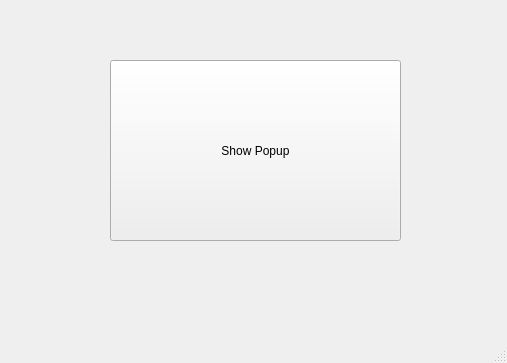
<?xml version="1.0" encoding="UTF-8"?>
<ui version="4.0">
 <class>MainWindow</class>
 <widget class="QMainWindow" name="MainWindow">
  <property name="geometry">
   <rect>
    <x>0</x>
    <y>0</y>
    <width>507</width>
    <height>363</height>
   </rect>
  </property>
  <property name="windowTitle">
   <string>MainWindow</string>
  </property>
  <widget class="QWidget" name="centralwidget">
   <widget class="QPushButton" name="popupButton">
    <property name="geometry">
     <rect>
      <x>110</x>
      <y>60</y>
      <width>291</width>
      <height>181</height>
     </rect>
    </property>
    <property name="text">
     <string>Show Popup</string>
    </property>
   </widget>
  </widget>
  <widget class="QMenuBar" name="menubar">
   <property name="geometry">
    <rect>
     <x>0</x>
     <y>0</y>
     <width>507</width>
     <height>26</height>
    </rect>
   </property>
  </widget>
  <widget class="QStatusBar" name="statusbar"/>
 </widget>
 <resources/>
 <connections/>
</ui>
